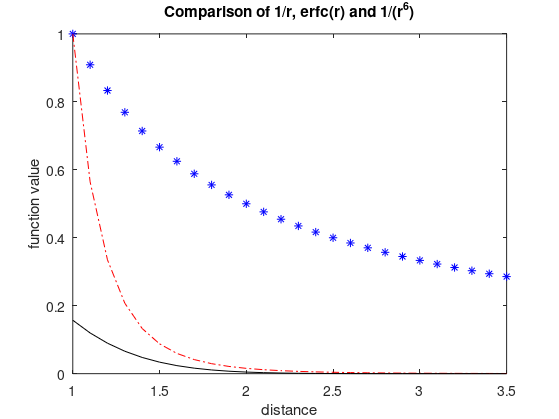

This chart was generated by the following MATLAB code:
x=1.0:0.1:3.5;

y = 1./x;
h=figure
plot(x,y,'b*')
hold on;
ylj=1./(x.^6);
plot(x,ylj,'r-.')
plot(x,erfc(x),'k-');
hold off
xlabel('distance')
ylabel('function value')
title('Comparison of 1/r, erfc(r) and 1/(r^6)')

set(h,'Units','Inches');
pos = get(h,'Position');
set(h,'PaperPositionMode','Auto','PaperUnits','Inches','PaperSize',[pos(3), pos(4)])

print(h,'decay_comparison.pdf','-dpdf')